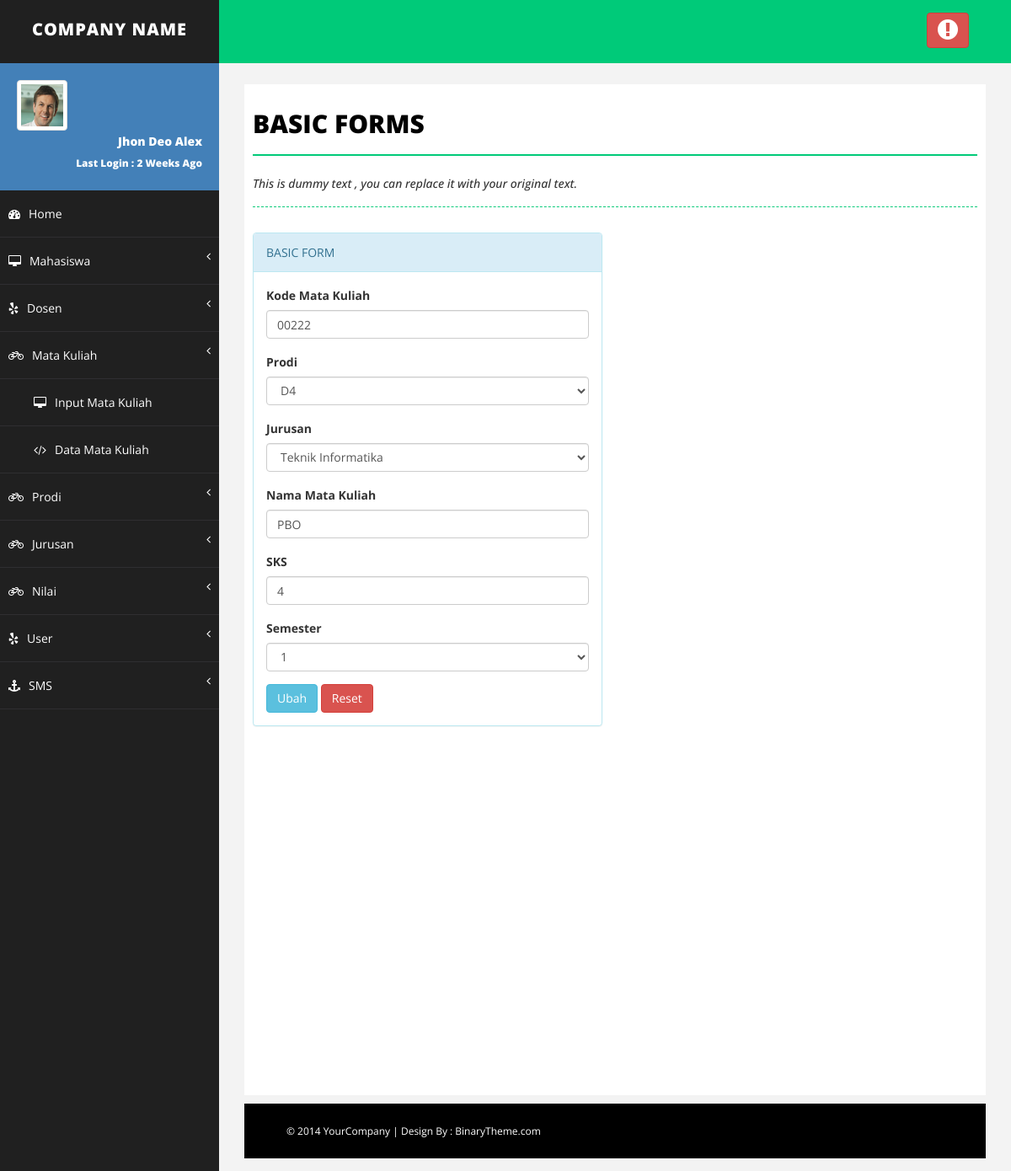
Screenshot of /edit_data_matkul.php?id=00222 (signed in) with the database file from the repository.
### tables this page shows
CREATE TABLE IF NOT EXISTS `t_mata_kuliah` (
  `kode_mata_kuliah` varchar(10) NOT NULL,
  `id_prodi` varchar(10) NOT NULL,
  `id_jurusan` varchar(10) NOT NULL,
  `nama_mata_kuliah` varchar(25) NOT NULL,
  `semester` varchar(2) NOT NULL,
  `sks` int(2) NOT NULL,
  PRIMARY KEY (`kode_mata_kuliah`),
  KEY `id_prodi` (`id_prodi`),
  KEY `id_jurusan` (`id_jurusan`)
);

### edit_data_matkul.php (the view, shortened to what this page needs)
<?php
if($_SESSION['admin']!=""){
?>
<!DOCTYPE html>
<html xmlns="http://www.w3.org/1999/xhtml">
<head>
    <link href="assets/css/bootstrap.css" rel="stylesheet" />
    <link href="assets/css/font-awesome.css" rel="stylesheet" />
    <link href="assets/css/basic.css" rel="stylesheet" />
    <link href="assets/css/custom.css" rel="stylesheet" />
</head>
<body>
    <div id="wrapper">
        <nav class="navbar navbar-default navbar-cls-top " role="navigation" style="margin-bottom: 0">
            <div class="navbar-header">
                <a class="navbar-brand" href="index.html">COMPANY NAME</a>
            </div>
            <div class="header-right">
                <a href="logout.php" class="btn btn-danger" title="Logout"><i class="fa fa-exclamation-circle fa-2x"></i></a>
            </div>
        </nav>
        <nav class="navbar-default navbar-side" role="navigation">
            <div class="sidebar-collapse">
                <ul class="nav" id="main-menu">
                    <li>
                        <div class="user-img-div">
                            <img src="assets/img/user.png" class="img-thumbnail" />
                            <div class="inner-text">
                                Jhon Deo Alex
                            <br />
                                <small>Last Login : 2 Weeks Ago </small>
                            </div>
                        </div>
                    </li>
                    <li>
                        <a href="index.php"><i class="fa fa-dashboard "></i>Home</a>
                    </li>
                    <li>
                        <a href="#"><i class="fa fa-desktop "></i>Mahasiswa <span class="fa arrow"></span></a>
                    </li>
                     <li>
                        <a href="#"><i class="fa fa-yelp "></i>Dosen <span class="fa arrow"></span></a>
                    </li>
					<li>
                        <a href="#" class="acvtive-menu-top"><i class="fa fa-bicycle "></i>Mata Kuliah <span class="fa arrow"></span></a>
                         <ul class="nav nav-second-level collapse in">
                             <li>
                                <a href="input_data_matkul.php"><i class="fa fa-desktop "></i>Input Mata Kuliah </a>
                            </li>
                             <li>
                                <a href="show_data_matkul.php"><i class="fa fa-code "></i>Data Mata Kuliah</a>
                            </li>
                        </ul>
                    </li>
					<li>
                        <a href="#"><i class="fa fa-bicycle "></i>Prodi<span class="fa arrow"></span></a>
                    </li>
					<li>
                        <a href="#"><i class="fa fa-bicycle "></i>Jurusan <span class="fa arrow"></span></a>
                    </li>
					<li>
                        <a href="#"><i class="fa fa-bicycle "></i>Nilai <span class="fa arrow"></span></a>
                    </li>
					<li>
                    <a href="#"><i class="fa fa-yelp "></i>User <span class="fa arrow"></span></a>
                    </li>
					<li>
                        <a href="#.php"><i class="fa fa-anchor "></i>SMS<span class="fa arrow"></span></a>
                    </li>
                </ul>
            </div>
        </nav>
        <div id="page-wrapper">
            <div id="page-inner">
                <div class="row">
                    <div class="col-md-12">
                        <h1 class="page-head-line">Basic Forms</h1>
                        <h1 class="page-subhead-line">This is dummy text , you can replace it with your original text. </h1>
                    </div>
                </div>
                <div class="row">
            <div class="col-md-6 col-sm-6 col-xs-12">
               <div class="panel panel-info">
                        <div class="panel-heading">
                           BASIC FORM
                        </div>
						<?php
						$tampil=mysql_query("SELECT * FROM t_mata_kuliah where kode_mata_kuliah='$_GET[id]'");
						$data=mysql_fetch_array($tampil);
						?>
				             <div class="panel-body">
                            <form role="form" action="edit_data_matkul.php" method="POST">
                                        <div class="form-group">
                                            <label>Kode Mata Kuliah</label>
                                            <input class="form-control" type="text" name="kode_mata_kuliah" value="<?php echo"$data[kode_mata_kuliah]";?>">
                                        </div>
										<div class="form-group">
                                            <?php
                                            echo "<tr><label>Prodi </label>  <td>
											  <select class='form-control' name='id_prodi'>
												<option value=0 >- Pilih Prodi -</option>";
												$tampil=mysql_query("SELECT * FROM t_prodi ORDER BY prodi");
												while($r=mysql_fetch_array($tampil)){
												  echo "<option selected value=$r[id_prodi]>$r[prodi]</option>";
												}
										echo "</select></td></tr>";
										?>
										</div>
										<div class="form-group">
                                           <?php
                                            echo "<tr><label>Jurusan </label>  <td>
											  <select class='form-control' name='id_jurusan'>
												<option value=0 selected>- Pilih Jurusan -</option>";
												$tampil=mysql_query("SELECT * FROM t_jurusan ORDER BY jurusan");
												while($r=mysql_fetch_array($tampil)){
												  echo "<option selected value=$r[id_jurusan]>$r[jurusan]</option>";
												}
										echo "</select></td></tr>";
										?>
										</div>
										<div class="form-group">
                                            <label>Nama Mata Kuliah</label>
                                            <input class="form-control" type="text" name="nama_mata_kuliah" value="<?php echo"$data[nama_mata_kuliah]";?>">
										</div>
										<div class="form-group">
                                            <label>SKS</label>
                                            <input class="form-control" type="text" name="sks" value="<?php echo"$data[sks]";?>">
										</div>
										<div class="form-group">
                                            <label>Semester</label>
                                            <select class="form-control" name="semester">
   												<?php if($data['semester']!="") {
												if($data['semester']=="1"){
												?>
                                                <option selected="selected" value="<?php echo "$data[semester]"; ?>">1</option>
												<?php
												}
												}
													?>
											</select>
										</div>
                                        <button type="submit" name="ubah" value="Ubah" class="btn btn-info">Ubah </button>
										<button type="reset" class="btn btn-danger">Reset</button>
                                    </form>
                            </div>
                     </div>
					 </div>
        </div>
    </div>
    <div id="footer-sec">
        &copy; 2014 YourCompany | Design By : <a href="http://www.binarytheme.com/" target="_blank">BinaryTheme.com</a>
    </div>
</body>
</html>
<?php
	}else{
		header("location: login.php");
	}
?>

### assets/css/basic.css (style rules this page uses)
body { font-family: 'Open Sans', sans-serif; line-height:25px; }
#wrapper { width: 100%; background: #202020; }
#page-wrapper { padding: 15px 15px; min-height: 600px; background: #F3F3F3; }
#page-inner { width: 100%; margin: 10px 20px 10px 0px; background-color: #fff!important; padding: 10px; min-height: 1200px; }
.page-head-line { font-size: 30px; text-transform: uppercase; color: #000; font-weight: 800; padding-bottom: 20px; border-bottom: 2px solid #00CA79; margin-bottom: 10px; }
.page-subhead-line { font-size: 14px; padding-top: 5px; padding-bottom: 20px; font-style:italic; margin-bottom:30px; border-bottom:1px dashed #00CA79; }
.navbar-cls-top .navbar-brand { color: #fff; background: #202020; width: 260px; text-align: center; height: 75px; font-size: 20px; letter-spacing: 1px; font-weight: 900; padding-top: 25px; text-transform:uppercase; }
.header-right { color: #fff; padding: 15px 50px 5px 50px; float: right; font-size: 16px; }
.user-img-div { min-height: 140px; padding: 20px; background-color: #4380B8; }
.user-img-div img { max-height: 60px; }
.user-img-div .inner-text { text-align: right; position: relative; color: #fff; font-weight: 800; line-height: 25px; }
.arrow { float: right; }
.fa.arrow:before { content: "\f104"; }
.nav-second-level li, .nav-third-level li { border-bottom: none !important; }
.nav-second-level li a { padding-left: 37px; }
.sidebar-collapse, .sidebar-collapse .nav { background: none; }
.sidebar-collapse .nav { padding: 0; }
.sidebar-collapse .nav > li > a { color: #fff; background: #202020; text-shadow: none; padding: 15px 40px; border-bottom: 1px solid #2F2E31; }
.sidebar-collapse > .nav > li > a { padding: 15px 10px; }
.nav-second-level > li:last-child > a:after, .nav-third-level > li:last-child > a:after { height: 50%; }
.navbar-side { border: none; background-color: #202020; }
.navbar-cls-top { background: #00CA79; border-bottom: none; }
.navbar-default { border: 0px solid black; }
.navbar-header { background: #000000; }
.nav > li > a > i { margin-right: 10px; }
#footer-sec { background-color:#000; padding:20px 50px; color:#fff; font-size:12px; }
#footer-sec a { color:#fff; }
@media (min-width:768px) { #page-wrapper { margin: 0 0 0 260px; padding: 15px 30px; min-height: 1200px; } }
@media (min-width:768px) { .navbar-side { z-index: 1; position: absolute; width: 260px; } }
@media (min-width:768px) { .navbar { border-radius: 0px; } }

### rows the page displays
t_mata_kuliah: kode_mata_kuliah "00222", nama_mata_kuliah "PBO", sks "4", semester "1"

### other values shown
form field id_prodi "D4"
form field id_jurusan "Teknik Informatika"
